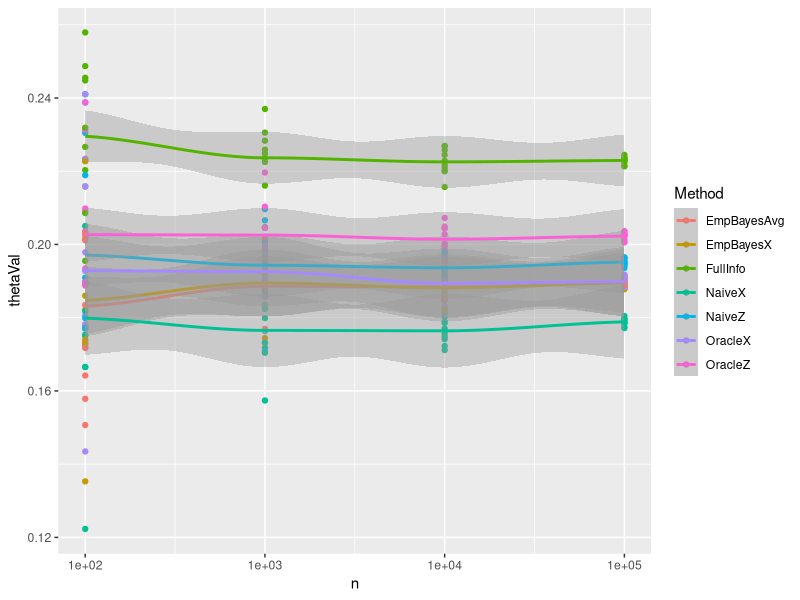
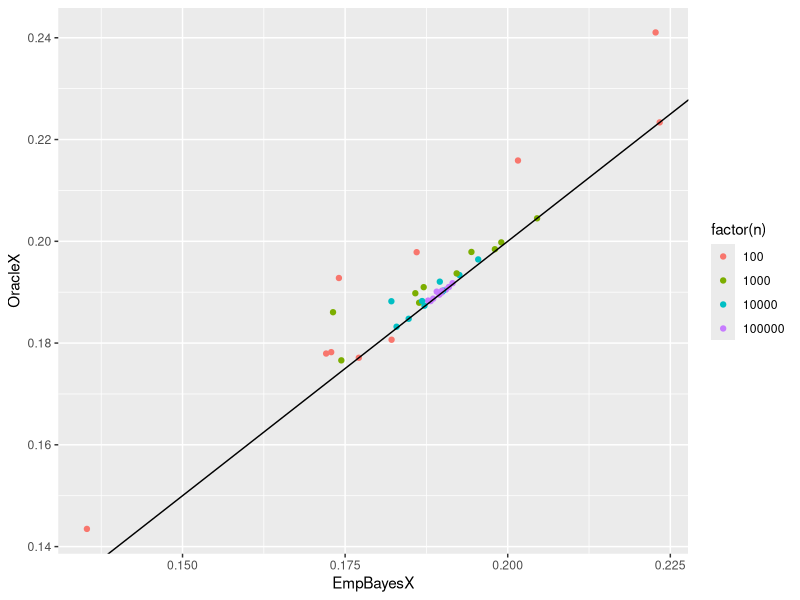
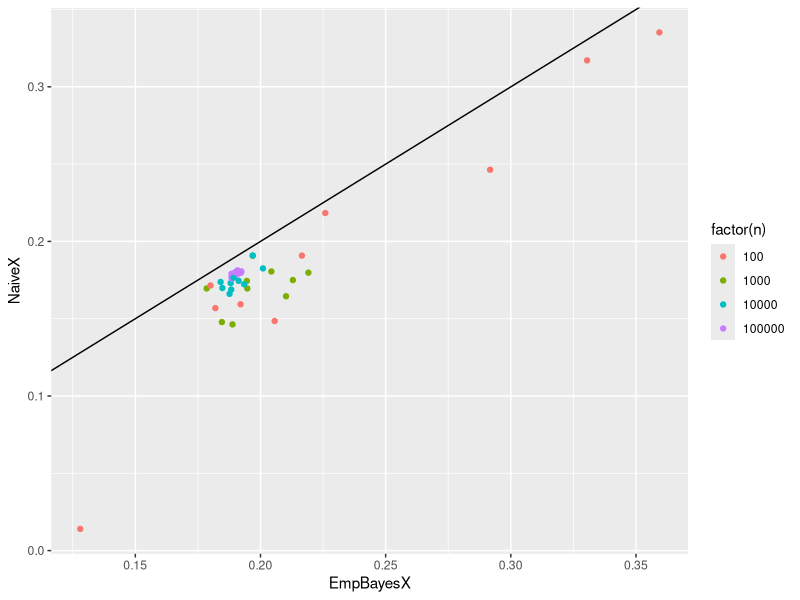

Generate these figures, in order, with R:
###  analyzing the empirical bayes Knapsack stuff
library(dplyr)
library(ggplot2)
library(reshape2)

setwd("~/Dropbox/Empirical Bayes/Experiments/Normal Model/")
dat = read.csv("test1_results_1_8675309.csv")

#spot check that things look sensible

ggplot(aes(x=n, y=thetaVal, color=Method, group=Method), data=dat) + 
  geom_point() + scale_x_log10() + geom_smooth()

dat %>% group_by(Method) %>%
  summarise(avg = mean(thetaVal), med=median(thetaVal), 
            low = quantile(thetaVal, .05), up = quantile(thetaVal, .95)) %>%
  arrange(desc(avg))

##Some checks: OracleX >= EmpBayesX path by path for thetaval.  Should be nearly identical
filter(dat, Method %in% c("EmpBayesX", "OracleX")) %>%
  select(Run, n, Method, thetaVal) %>%
  dcast(formula=Run + n ~ Method) %>%
  ggplot(aes(x=EmpBayesX, y=OracleX, color=factor(n)), data=.) + 
  geom_point() + 
  geom_abline()

##EmpBayesX >= NaiveX path by path for yval... should hold approx for thetaval
filter(dat, Method %in% c("EmpBayesX", "NaiveX")) %>%
  select(Run, n, Method, YVal) %>%
  dcast(formula=Run + n ~ Method) %>%
  ggplot(aes(x=EmpBayesX, y=NaiveX, color=factor(n)), data=.) + 
  geom_point() + 
  geom_abline()

##Still something seems buggy up...
dat.sum <- dcast(dat,formula = Run + n ~ Method, value.var="YVal")
filter(dat.sum, EmpBayesX < NaiveX ) %>%
  head()



##NaiveX's Yval compare to NaiveX's thetaval?  Would expect unbiased estimate.


##Does NaiveZ perform better than Naive X?

##Q's for full data-set.
# How do EmpBayesX and EmpBayesAvg compare?

